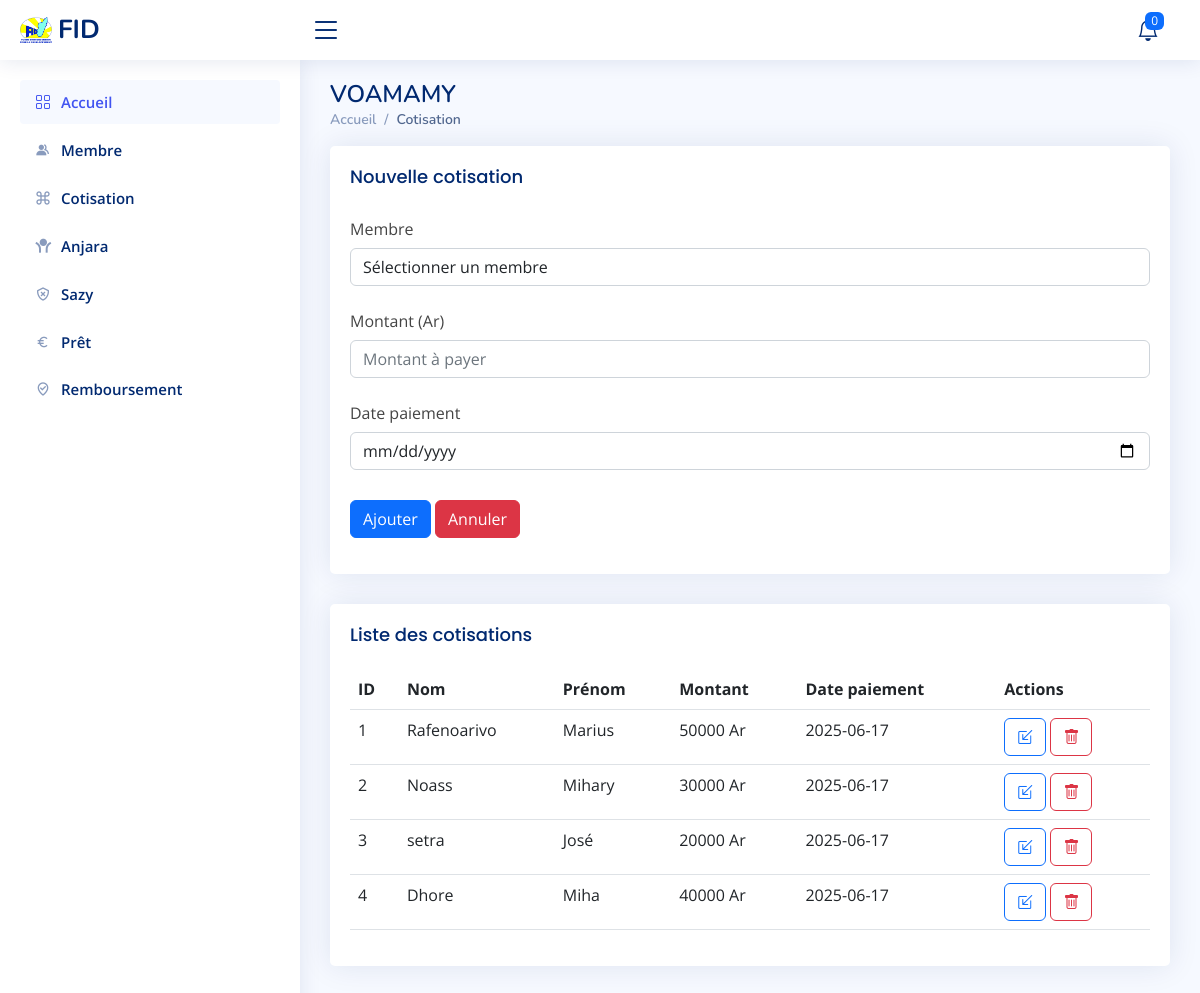
The page /index.php/vm_controller/cotisation on the database as committed earlier.
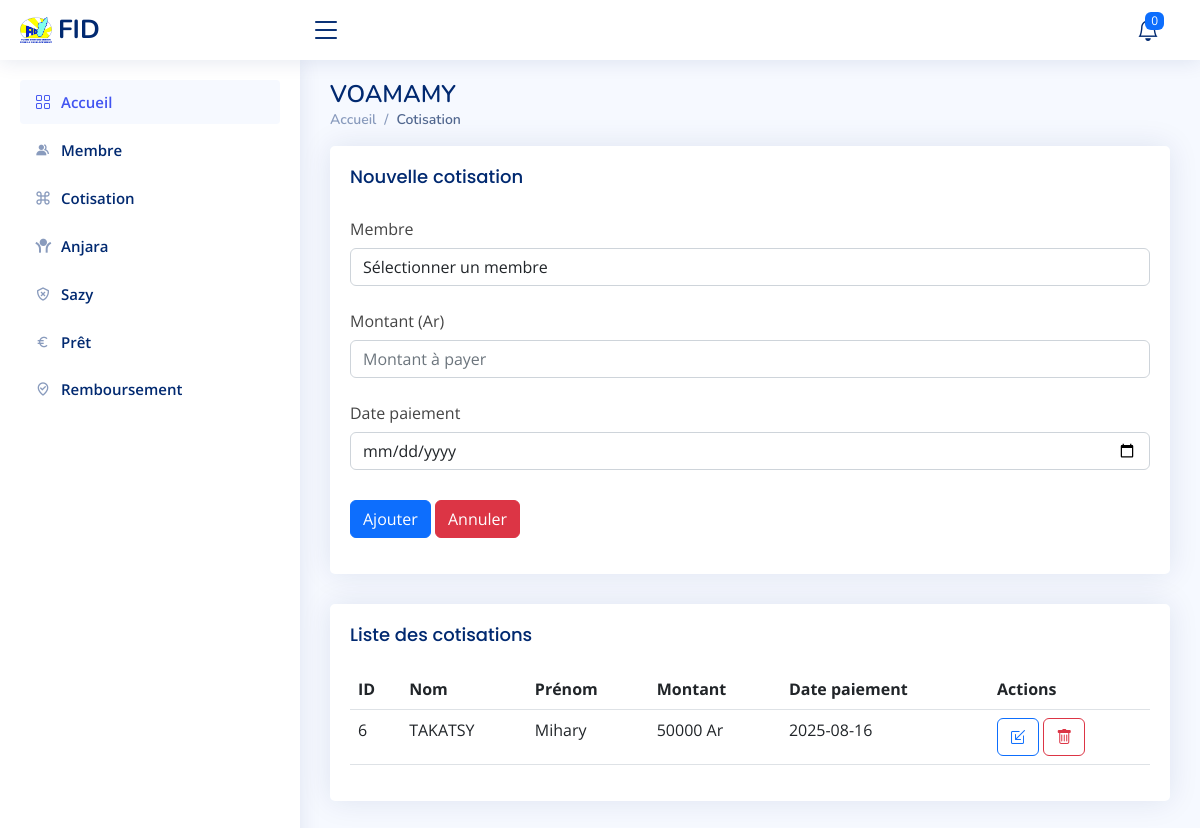
The same page on the database as committed later.
### tables this page shows
CREATE TABLE `cotisation` (
  `ID_cotisation` int(10) NOT NULL,
  `ID_membre` int(10) NOT NULL,
  `Montant` double NOT NULL,
  `Date` date NOT NULL
);

CREATE TABLE `membre` (
  `ID_membre` int(10) NOT NULL,
  `Nom` varchar(50) NOT NULL,
  `Prenom` varchar(50) NOT NULL
);

### application/controllers/vm_controller.php (called while the page is built, shortened)
<?php
class vm_controller extends CI_Controller {
    public function __construct() {
        $this->load->model('vm_model');
        $this->load->library(['form_validation', 'session']);
        $this->load->helper(['url', 'form']);
    }
    public function prets_en_retard() {
        $prets = $this->vm_model->get_prets_en_retard();
        return $prets;
    }
public function cotisation($action = null, $ID_cotisation = null) {
    $this->load->model('vm_model');
    $data = [];
    $data['cotisation'] = $this->vm_model->cotisation();
	$data['membre'] = $this->vm_model->membre();
    $data['prets_en_retard'] = $this->prets_en_retard();
    $data['count_prets_en_retard'] = count($data['prets_en_retard']);
    $this->load->view('cotisation_view', $data);
}
}

### index.php (called while the page is built, shortened)
<?php
require_once BASEPATH.'core/CodeIgniter.php';

### application/models/vm_model.php (called while the page is built, shortened)
<?php
class Vm_model extends CI_Model {
    public function cotisation() {
        $this->db->select('cotisation.*, membre.Nom, membre.Prenom');
        $this->db->from('cotisation');
        $this->db->join('membre', 'membre.ID_membre = cotisation.ID_membre');
        $query = $this->db->get();
        return $query->result();
    }
    public function get_prets_en_retard() {
        $today = new DateTime();
        $this->db->select('pret.*, membre.nom, membre.prenom');
        $this->db->from('pret');
        $this->db->join('membre', 'membre.ID_membre = pret.ID_membre');
        $this->db->where('pret.Date_pret <', $today->format('Y-m-d'));
        $this->db->where('pret.Statut', 'encours');
        $this->db->where('pret.lu', 0);
        $prets = $this->db->get()->result();
        return $prets;
    }
}
?>

### application/views/cotisation_view.php (the view, shortened to what the changed rows need)
  <main id="main" class="main">
<div class="pagetitle">
  <h1>VOAMAMY</h1>
</div>
<section class="section">
          <div class="card">
            <div class="card-body">
              <table class="table datatable">
                <thead>
                  <tr>
                    <th scope="col">ID</th>
                    <th scope="col">Nom</th>
                    <th scope="col">Prénom</th>
                    <th scope="col">Montant</th>
                    <th scope="col">Date paiement</th>
                    <th scope="col">Actions</th>
                  </tr>
                </thead>
                <tbody>
                <?php foreach($cotisation as $m):?>
                  <tr>
                    <td><?= $m->ID_cotisation ?></td>
                    <td><?= $m->Nom?></td>
                    <td><?= $m->Prenom?></td>
                    <td><?= $m->Montant ?> Ar</td>
                    <td><?= $m->Date ?></td>
                    <td>
                    <a href="<?php echo base_url().'index.php/vm_controller/cotisation/modifier/'.$m->ID_cotisation;?>"><button type="button" class="btn btn-outline-primary"><i class="bi bi-box-arrow-in-down-left"></i></button></a>
                    <a href="<?php echo base_url().'index.php/vm_controller/cotisation/supprimer/'.$m->ID_cotisation;?>" onclick="return confirm('Confirmez-vous la suppression ?')"><button type="button" class="btn btn-outline-danger"><i class="bi bi-trash"></i></button></a></td>
                  </tr>
                  <?php endforeach ?>
                </tbody>
              </table>
            </div>
          </div>
</section>
</main>

Rows that differ between the two databases and show on the page:
removed cotisation: ID_cotisation "1", ID_membre.Nom "Rafenoarivo", ID_membre.Prenom "Marius", Montant "50000", Date "2025-06-17"
removed cotisation: ID_cotisation "2", ID_membre.Nom "Noass", ID_membre.Prenom "Mihary", Montant "30000", Date "2025-06-17"
removed cotisation: ID_cotisation "3", ID_membre.Nom "setra", ID_membre.Prenom "José", Montant "20000", Date "2025-06-17"
removed cotisation: ID_cotisation "4", ID_membre.Nom "Dhore", ID_membre.Prenom "Miha", Montant "40000", Date "2025-06-17"
added cotisation: ID_cotisation "6", ID_membre.Nom "TAKATSY", ID_membre.Prenom "Mihary", Montant "50000", Date "2025-08-16"
